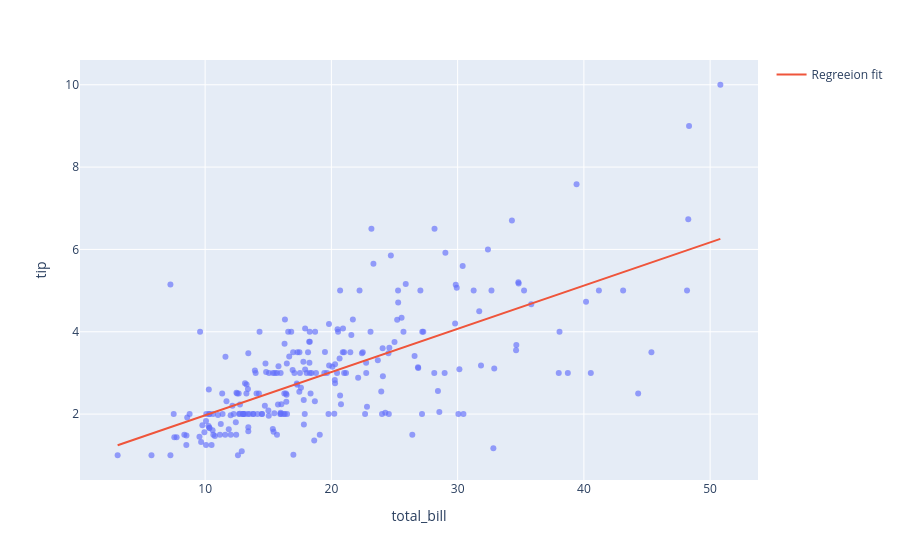

Source (notebook cell):
### Code cell
x_range = np.linspace(x.min(), x.max(),100)
y_range = model.predict(x_range.reshape(-1,1))

fig = px.scatter(df, x='total_bill', y='tip', opacity=0.65)
fig.add_traces(go.Scatter(x=x_range, y= y_range, name = 'Regreeion fit'))
fig.show()
